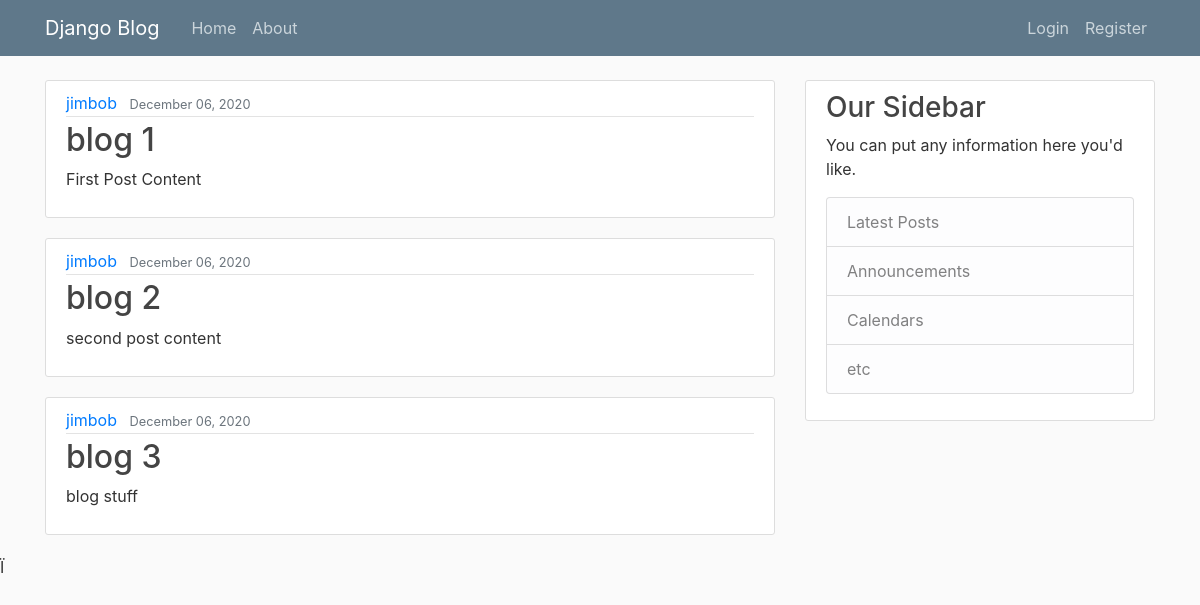
The app's page /, older data.
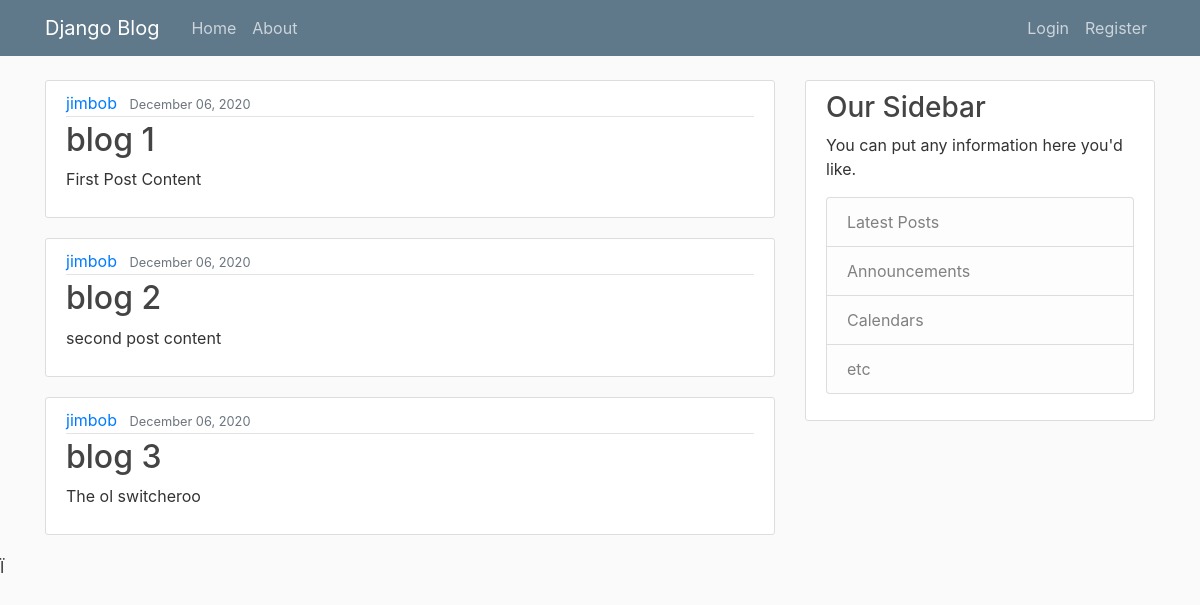
The same page, newer data.
### blog/models.py (models this page shows, shortened)
class Post(models.Model):
    title = models.CharField(max_length=100)
    content = models.TextField()
    date_posted = models.DateTimeField(default=timezone.now)
    author = models.ForeignKey(User, on_delete=models.CASCADE)

### blog/views.py (the view)
# urls.py: path('', views.home, name='blog-home'),
def home(request):
    context = {
        'posts': Post.objects.all()
    }
    return render(request, 'blog/home.html', context)

### blog/templates/blog/home.html
{% extends "blog/base.html" %}
{% block content %}
    {% for post in posts %}
        <article class="media content-section">
          <div class="media-body">
            <div class="article-metadata">
              <a class="mr-2" href="#">{{ post.author }}</a>
              <small class="text-muted">{{ post.date_posted|date:"F d, Y" }}</small>
            </div>
            <h2><a class="article-title" href="#">{{ post.title }}</a></h2>
            <p class="article-content">{{ post.content }}</p>
          </div>
        </article>
    {% endfor %}
{% endblock content %}

### blog/templates/blog/base.html (shortened to what this page needs)
{% load static %}
<!doctype html>
<html lang="en">
  <head>
    {% block corecss %}
        <link href="https://unpkg.com/aos@2.3.1/dist/aos.css" rel="stylesheet">
        <link rel="stylesheet" href="https://stackpath.bootstrapcdn.com/bootstrap/4.4.1/css/bootstrap.min.css">
            <link rel="stylesheet" href="{% static 'blog/main.css' %}">
    {% endblock %}
  </head>
  <body>
<header class="site-header">
  <nav class="navbar navbar-expand-md navbar-dark bg-steel fixed-top">
    <div class="container">
      <a class="navbar-brand mr-4" href="{% url 'blog-home' %}">Django Blog</a>
      <div class="collapse navbar-collapse" id="navbarToggle">
        <div class="navbar-nav mr-auto">
          <a class="nav-item nav-link" href="{% url 'blog-home' %}">Home</a>
          <a class="nav-item nav-link" href="{% url 'blog-about' %}">About</a>
        </div>
        <div class="navbar-nav">
          {% if user.is_authenticated %}
          <a class="nav-item nav-link" href="{% url 'logout' %}">Logout</a>
          <a class="nav-item nav-link" href="{% url 'profile' %}">Profile</a>
          {% else %}
          <a class="nav-item nav-link" href="{% url 'login' %}">Login</a>
          <a class="nav-item nav-link" href="{% url 'register' %}">Register</a>
          {% endif %}
        </div>
      </div>
    </div>
  </nav>
</header>
  <main role="main" class="container">
  <div class="row">
    <div class="col-md-8">
      {% block content %}{% endblock %}
    </div>
    <div class="col-md-4">
      <div class="content-section">
        <h3>Our Sidebar</h3>
        <p class="text-mute">You can put any information here you'd like.
          <ul class="list-group">
            <li class="list-group-item list-group-item-light">Latest Posts</li>
            <li class="list-group-item list-group-item-light">Announcements</li>
            <li class="list-group-item list-group-item-light">Calendars</li>
            <li class="list-group-item list-group-item-light">etc</li>
          </ul>
        </p>
      </div>
    </div>
  </div>
</main>Ï
  </body>
</html>

### blog/static/blog/main.css (style rules this page uses)
body { background: #fafafa; color: #333333; margin-top: 5rem; }
h1, h2, h3, h4, h5, h6 { color: #444444; }
ul { margin: 0; }
.bg-steel { background-color: #5f788a; }
.site-header .navbar-nav .nav-link { color: #cbd5db; }
.content-section { background: #ffffff; padding: 10px 20px; border: 1px solid #dddddd; border-radius: 3px; margin-bottom: 20px; }
.article-title { color: #444444; }
.article-content { white-space: pre-line; }
.article-metadata { padding-bottom: 1px; margin-bottom: 4px; border-bottom: 1px solid #e3e3e3 }

Row changes from the older to the newer data that the page shows:
changed Post "blog 3": content "blog stuff" → "The ol switcheroo"
